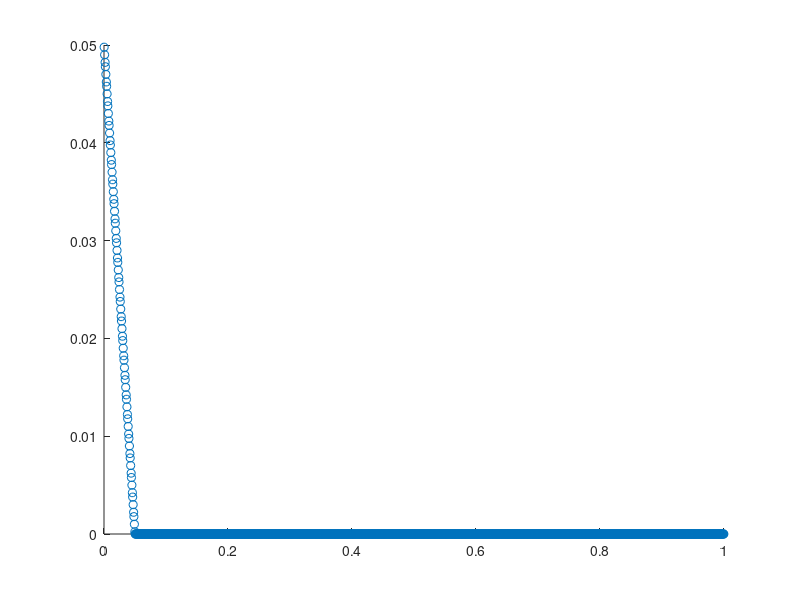

Reproduce this figure in MATLAB.

N = 500; h = 1/N;
node = (0:h:1)';% column
% 3-point Gauss quadrature
c = [1/2-sqrt(15)/10 1/2 1/2+sqrt(15)/10];
qpt = [node(1:end-1)+c(1)*h;node(1:end-1)+c(2)*h;node(1:end-1)+c(3)*h];
f = @(z) (1+pi^2)*cos(pi*z);
g = @(w,b) max(w*qpt+b,0);
dg_x = @(w,b) w*double(w*qpt+b>0);
dg_b = @(w,b) double(w*qpt+b>0);
fqpt = f(qpt);

un_1 = zeros(3*N,1);%-u''+u=f
dun_1 = zeros(3*N,1);

F = @(w,b) -1/2*( norm_L2(g(w,b) .* (fqpt-un_1)) - norm_L2(dg_x(w,b).*dun_1) )^2;
%dF_b = @(w,b) -(norm_L2(g(w,b) .* (fqpt-un_1)) - norm_L2(dg_x(w,b).*dun_1))*( norm_L2(dg_b(w,b).*(fqpt-un_1)) );
dF_b = @(w,b) -(max(b,0)-norm_L2(g(w,b) .* un_1) - norm_L2(dg_x(w,b).*dun_1)) * (double(b>0)-norm_L2(dg_b(w,b).*un_1));

% bk = -1:0.05:1;
% for i = 1:2/0.05+1
%     temp(i) = double(dF_b(1,bk(i)));
% end
% bk = 0.05 ;
% while norm(dF_b(1,bk),2) >= 1e-5
%     alpha = armijo(bk,F,dF_b);
%     bk = bk-alpha*dF_b(bk);
% end
scatter(qpt,g(-1,0.05));

function z = norm_L2(F)
    z = 5/18*sum( F(1:end/3) )+4/9*sum( F(end/3+1:end/3*2) )+5/18*sum( F(end/3*2+1:end) );
    z = z/500;% 500 == N is Gauss quadrature discretion number
end

function [alpha] = armijo(xk,f,gradf)
    m=0;
    beta = 0.5;
    sigma = 0.2;
    gk = gradf(xk);
    dk = -gk;
    alpha = 1;
    while 1
        alpha = beta^m;
        if f(xk+alpha*dk) <= f(xk) + sigma*alpha*gk'*dk
            break;
        end
        m = m+1;
    end
end